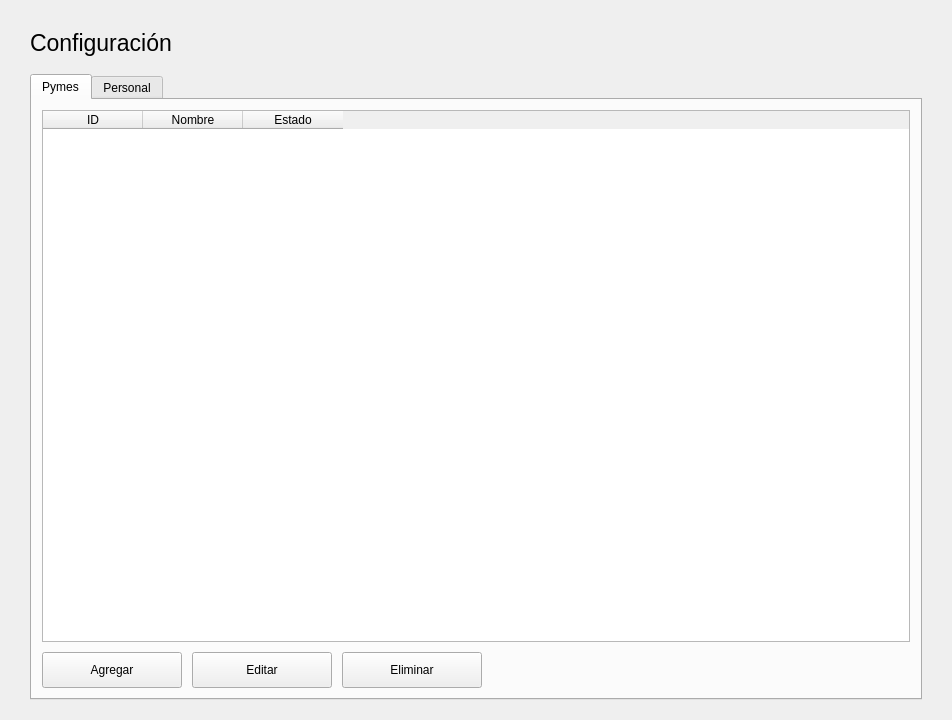
<?xml version="1.0" encoding="UTF-8"?>
<ui version="4.0">
 <class>Form</class>
 <widget class="QWidget" name="Form">
  <property name="geometry">
   <rect><x>0</x><y>0</y><width>952</width><height>720</height></rect>
  </property>
  <property name="windowTitle"><string>Configuración</string></property>
  <layout class="QVBoxLayout" name="layoutRoot">
   <property name="spacing"><number>18</number></property>
   <property name="leftMargin"><number>30</number></property>
   <property name="topMargin"><number>30</number></property>
   <property name="rightMargin"><number>30</number></property>
   <property name="bottomMargin"><number>20</number></property>

   <item>
    <widget class="QLabel" name="lblTitulo">
     <property name="font"><font><pointsize>17</pointsize></font></property>
     <property name="text"><string>Configuración</string></property>
    </widget>
   </item>

   <item>
    <widget class="QTabWidget" name="tabs">
     <property name="currentIndex"><number>0</number></property>

     <widget class="QWidget" name="tabPymes">
      <attribute name="title"><string>Pymes</string></attribute>
      <layout class="QVBoxLayout">
       <property name="spacing"><number>10</number></property>
       <property name="leftMargin"><number>10</number></property>
       <property name="topMargin"><number>10</number></property>
       <property name="rightMargin"><number>10</number></property>
       <property name="bottomMargin"><number>10</number></property>

       <item>
        <widget class="QTableWidget" name="tablaPymes">
         <attribute name="horizontalHeaderStretchLastSection"><bool>false</bool></attribute>
         <attribute name="verticalHeaderVisible"><bool>false</bool></attribute>
         <property name="alternatingRowColors"><bool>true</bool></property>
         <column><property name="text"><string>ID</string></property></column>
         <column><property name="text"><string>Nombre</string></property></column>
         <column><property name="text"><string>Estado</string></property></column>
        </widget>
       </item>

       <item>
        <layout class="QHBoxLayout">
         <property name="spacing"><number>10</number></property>
         <item>
          <widget class="QPushButton" name="btnNuevaPyme">
           <property name="minimumSize"><size><width>140</width><height>36</height></size></property>
           <property name="class" stdset="0"><string>btn-primario</string></property>
           <property name="text"><string>Agregar</string></property>
          </widget>
         </item>
         <item>
          <widget class="QPushButton" name="btnEditarPyme">
           <property name="minimumSize"><size><width>140</width><height>36</height></size></property>
           <property name="class" stdset="0"><string>btn-secundario</string></property>
           <property name="text"><string>Editar</string></property>
          </widget>
         </item>
         <item>
          <widget class="QPushButton" name="btnEliminarPyme">
           <property name="minimumSize"><size><width>140</width><height>36</height></size></property>
           <property name="class" stdset="0"><string>btn-secundario</string></property>
           <property name="text"><string>Eliminar</string></property>
          </widget>
         </item>
         <item>
          <spacer>
           <property name="orientation"><enum>Qt::Horizontal</enum></property>
           <property name="sizeHint" stdset="0"><size><width>40</width><height>20</height></size></property>
          </spacer>
         </item>
        </layout>
       </item>
      </layout>
     </widget>

     <widget class="QWidget" name="tabPersonal">
      <attribute name="title"><string>Personal</string></attribute>
      <layout class="QVBoxLayout">
       <property name="spacing"><number>10</number></property>
       <property name="leftMargin"><number>10</number></property>
       <property name="topMargin"><number>10</number></property>
       <property name="rightMargin"><number>10</number></property>
       <property name="bottomMargin"><number>10</number></property>

       <item>
        <widget class="QTableWidget" name="tablaPersonal">
         <attribute name="horizontalHeaderStretchLastSection"><bool>false</bool></attribute>
         <attribute name="verticalHeaderVisible"><bool>false</bool></attribute>
         <property name="alternatingRowColors"><bool>true</bool></property>
         <column><property name="text"><string>ID</string></property></column>
         <column><property name="text"><string>Nombre</string></property></column>
         <column><property name="text"><string>Rol</string></property></column>
         <column><property name="text"><string>Estado</string></property></column>
        </widget>
       </item>

       <item>
        <layout class="QHBoxLayout">
         <property name="spacing"><number>10</number></property>
         <item>
          <widget class="QPushButton" name="btnNuevoPersonal">
           <property name="minimumSize"><size><width>140</width><height>36</height></size></property>
           <property name="class" stdset="0"><string>btn-primario</string></property>
           <property name="text"><string>Agregar</string></property>
          </widget>
         </item>
         <item>
          <widget class="QPushButton" name="btnEditarPersonal">
           <property name="minimumSize"><size><width>140</width><height>36</height></size></property>
           <property name="class" stdset="0"><string>btn-secundario</string></property>
           <property name="text"><string>Editar</string></property>
          </widget>
         </item>
         <item>
          <widget class="QPushButton" name="btnEliminarPersonal">
           <property name="minimumSize"><size><width>140</width><height>36</height></size></property>
           <property name="class" stdset="0"><string>btn-secundario</string></property>
           <property name="text"><string>Eliminar</string></property>
          </widget>
         </item>
         <item>
          <spacer>
           <property name="orientation"><enum>Qt::Horizontal</enum></property>
           <property name="sizeHint" stdset="0"><size><width>40</width><height>20</height></size></property>
          </spacer>
         </item>
        </layout>
       </item>
      </layout>
     </widget>

    </widget>
   </item>
  </layout>
 </widget>
 <resources/>
 <connections/>
</ui>
